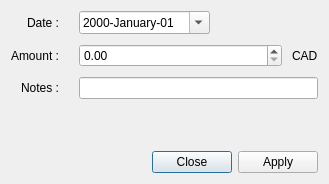
<?xml version="1.0" encoding="UTF-8"?>
<ui version="4.0">
 <class>EditIrregularElementDialog</class>
 <widget class="QDialog" name="EditIrregularElementDialog">
  <property name="geometry">
   <rect>
    <x>0</x>
    <y>0</y>
    <width>329</width>
    <height>184</height>
   </rect>
  </property>
  <property name="windowTitle">
   <string>Dialog</string>
  </property>
  <layout class="QVBoxLayout" name="verticalLayout_2">
   <item>
    <layout class="QVBoxLayout" name="verticalLayout">
     <item>
      <layout class="QFormLayout" name="formLayout">
       <property name="labelAlignment">
        <set>Qt::AlignRight|Qt::AlignTrailing|Qt::AlignVCenter</set>
       </property>
       <property name="horizontalSpacing">
        <number>20</number>
       </property>
       <property name="verticalSpacing">
        <number>10</number>
       </property>
       <item row="0" column="0">
        <widget class="QLabel" name="label">
         <property name="font">
          <font>
           <bold>false</bold>
          </font>
         </property>
         <property name="text">
          <string>Date :</string>
         </property>
        </widget>
       </item>
       <item row="1" column="0">
        <widget class="QLabel" name="label_2">
         <property name="font">
          <font>
           <bold>false</bold>
          </font>
         </property>
         <property name="text">
          <string>Amount :</string>
         </property>
        </widget>
       </item>
       <item row="0" column="1">
        <widget class="QDateEdit" name="dateEdit">
         <property name="sizePolicy">
          <sizepolicy hsizetype="Maximum" vsizetype="Fixed">
           <horstretch>0</horstretch>
           <verstretch>0</verstretch>
          </sizepolicy>
         </property>
         <property name="maximumDateTime">
          <datetime>
           <hour>16</hour>
           <minute>59</minute>
           <second>59</second>
           <year>2999</year>
           <month>12</month>
           <day>31</day>
          </datetime>
         </property>
         <property name="maximumDate">
          <date>
           <year>2999</year>
           <month>12</month>
           <day>31</day>
          </date>
         </property>
         <property name="minimumDate">
          <date>
           <year>1999</year>
           <month>12</month>
           <day>26</day>
          </date>
         </property>
         <property name="currentSection">
          <enum>QDateTimeEdit::YearSection</enum>
         </property>
         <property name="displayFormat">
          <string notr="true">yyyy-MMMM-dd</string>
         </property>
         <property name="calendarPopup">
          <bool>true</bool>
         </property>
         <property name="timeSpec">
          <enum>Qt::LocalTime</enum>
         </property>
        </widget>
       </item>
       <item row="2" column="0">
        <widget class="QLabel" name="label_3">
         <property name="font">
          <font>
           <bold>false</bold>
          </font>
         </property>
         <property name="text">
          <string>Notes :</string>
         </property>
        </widget>
       </item>
       <item row="2" column="1">
        <widget class="QLineEdit" name="notesLineEdit"/>
       </item>
       <item row="1" column="1">
        <layout class="QHBoxLayout" name="horizontalLayout">
         <item>
          <widget class="QDoubleSpinBox" name="amountDoubleSpinBox">
           <property name="sizePolicy">
            <sizepolicy hsizetype="Expanding" vsizetype="Fixed">
             <horstretch>0</horstretch>
             <verstretch>0</verstretch>
            </sizepolicy>
           </property>
           <property name="showGroupSeparator" stdset="0">
            <bool>false</bool>
           </property>
          </widget>
         </item>
         <item>
          <spacer name="horizontalSpacer_2">
           <property name="orientation">
            <enum>Qt::Horizontal</enum>
           </property>
           <property name="sizeType">
            <enum>QSizePolicy::Fixed</enum>
           </property>
           <property name="sizeHint" stdset="0">
            <size>
             <width>10</width>
             <height>20</height>
            </size>
           </property>
          </spacer>
         </item>
         <item>
          <widget class="QLabel" name="currencyLabel">
           <property name="text">
            <string>CAD</string>
           </property>
          </widget>
         </item>
        </layout>
       </item>
      </layout>
     </item>
     <item>
      <spacer name="verticalSpacer">
       <property name="orientation">
        <enum>Qt::Vertical</enum>
       </property>
       <property name="sizeType">
        <enum>QSizePolicy::Fixed</enum>
       </property>
       <property name="sizeHint" stdset="0">
        <size>
         <width>20</width>
         <height>20</height>
        </size>
       </property>
      </spacer>
     </item>
     <item>
      <layout class="QHBoxLayout" name="horizontalLayout_2">
       <item>
        <spacer name="horizontalSpacer">
         <property name="orientation">
          <enum>Qt::Horizontal</enum>
         </property>
         <property name="sizeHint" stdset="0">
          <size>
           <width>40</width>
           <height>20</height>
          </size>
         </property>
        </spacer>
       </item>
       <item>
        <widget class="QPushButton" name="closePushButton">
         <property name="text">
          <string>Close</string>
         </property>
        </widget>
       </item>
       <item>
        <widget class="QPushButton" name="applyPushButton">
         <property name="text">
          <string>Apply</string>
         </property>
        </widget>
       </item>
      </layout>
     </item>
    </layout>
   </item>
  </layout>
 </widget>
 <resources/>
 <connections/>
</ui>
